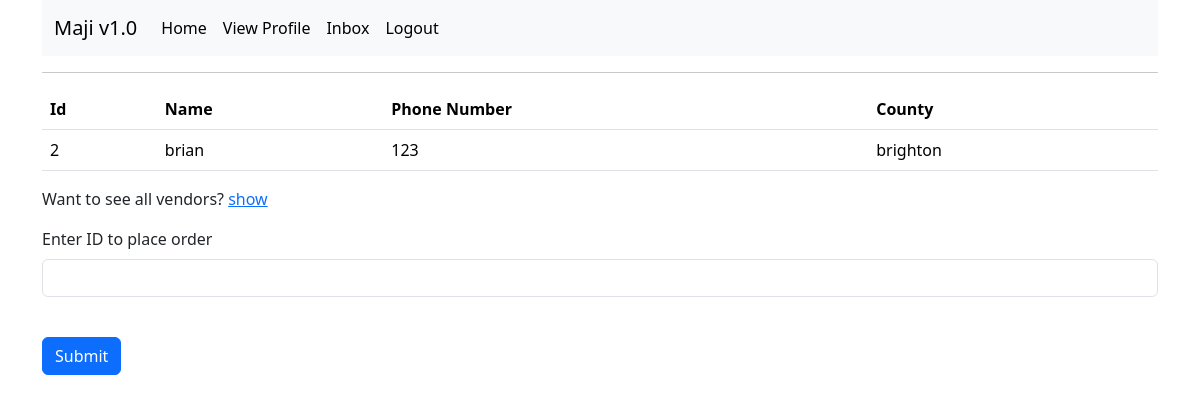
Screenshot of /order/brighton (signed in) with the database file from the repository.
### app/models.py (models this page shows, shortened)
class Users(UserMixin, db.Model):
    id = db.Column(db.Integer, primary_key=True)
    username = db.Column(db.String(50), index=True)
    email = db.Column(db.String(120), index=True, unique=True)
    county = db.Column(db.String(30))
    phone_number = db.Column(db.String(13))
    password_hash = db.Column(db.String(128))
    type = db.Column(db.String(10))
    profile_pic = db.Column(db.String(40), nullable=False, default="default.jpg")
    orderee = db.relationship("Order", foreign_keys='Order.buyer_name', backref='purchaser', lazy="dynamic")
    ordered_to = db.relationship("Order", foreign_keys='Order.seller_id', cascade="all, delete-orphan", backref='seller', lazy="dynamic")
    sender = db.relationship("Message", foreign_keys='Message.sender_id', cascade="all, delete-orphan", backref='sender', lazy='dynamic')
    receiver = db.relationship("Message", foreign_keys='Message.receiver_id', cascade="all, delete-orphan", backref='receiver', lazy='dynamic')

### app/main/routes.py (the view, shortened to what this page needs)
@bp.route('/order/<county>', methods=['GET', 'POST'])
@login_required
def place_order(county):
    if county == 'all':
        sellers = Users.query.filter_by(type="seller").all()
    else:
        sellers = Users.query.filter_by(type="seller").filter_by(county=county).all()
    """if len(sellers) == 0:
        sellers = Users.query.filter_by(type=2).all()"""
    form = PlaceOrderForm()
    return render_template('place_order.html', form=form, sellers=sellers)

### app/main/forms.py
class PlaceOrderForm(FlaskForm):
    id = StringField('Enter ID to place order', validators=[DataRequired()])
    submit = SubmitField('Submit')

### app/models.py (called while the page is built)
@login.user_loader
def Load_user(id):
    return Users.query.get(int(id))

### app/templates/place_order.html (shortened to what this page needs)
{% extends 'base.html' %}
{% block content %}
	{% if sellers|length > 0 %}
	<table class="table">
		<tr>
			<th scope="col">Id</th>
			<th scope="col">Name</th>
			<th scope="col">Phone Number</th>
			<th scope="col">County</th>
		</tr>
		{% for seller in sellers %}
		<tr>
			<td scope="row">{{ seller.id }}</td>
			<td>{{ seller.username }}</td>
			<td>{{ seller.phone_number }}</td>
			<td>{{ seller.county }}</td>
		</tr>
		{% endfor %}
	</table>
	{% else %}
		<p><i>There are no vendors in your location</i></p>
	{% endif %}
	<p>Want to see all vendors? <a href="{{ url_for("main.place_order", county="all") }}">show</a></p>
	<form action='' method='post'>
	<p>
		{{ form.id.label(class="form-label") }}<br>
		{{ form.id(class="form-control") }}<br>
	</p>
	<p>{{ form.submit(class="btn btn-primary") }}</p>
	</form>
{% endblock %}

### rows the page displays
Users: id "2", username "brian", phone_number "123", county "brighton"
